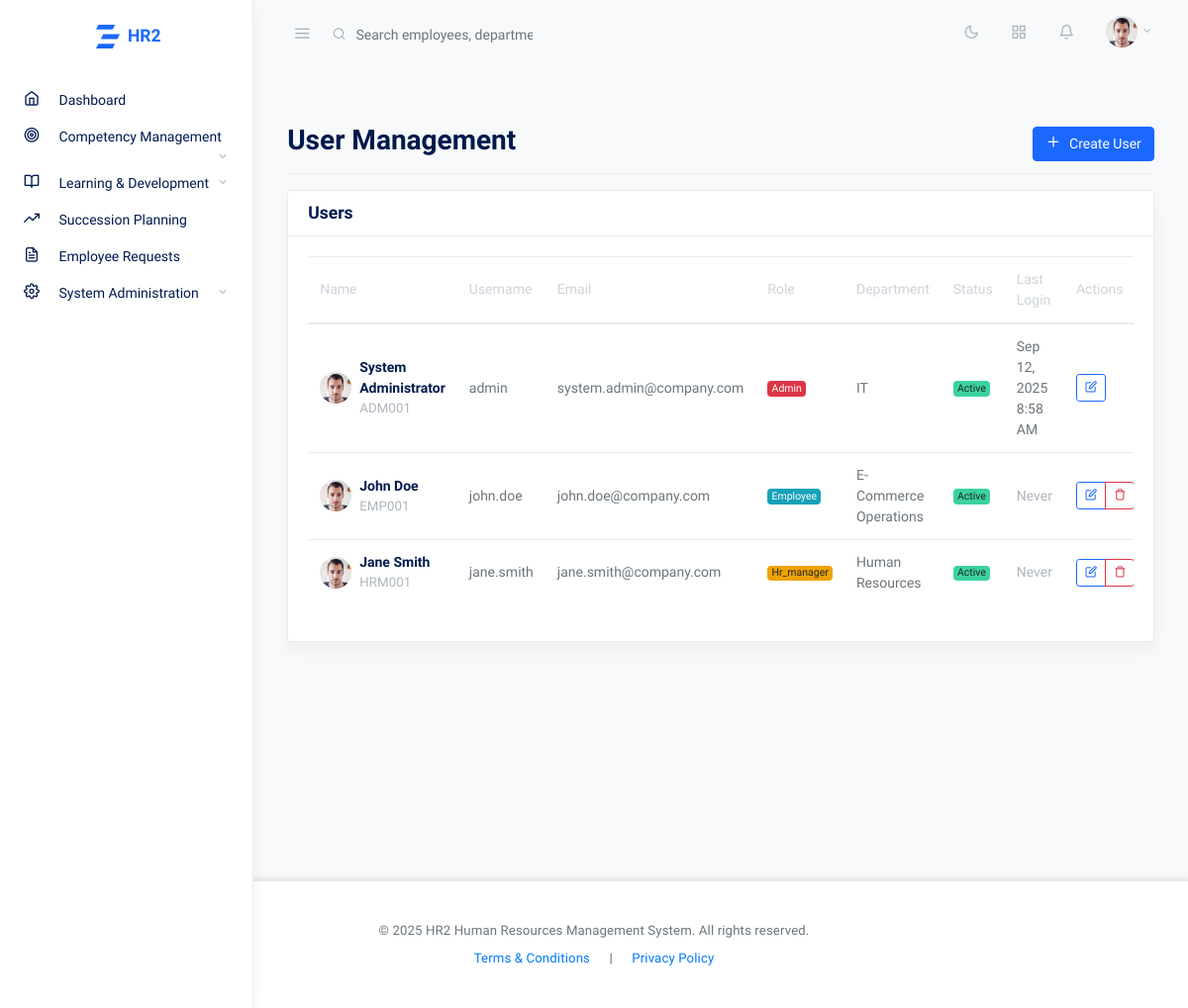
The app's page /index.php?page=user_management (signed in) with its own data.
### tables this page shows
CREATE TABLE `users` (
  `id` int NOT NULL,
  `username` varchar(50) NOT NULL,
  `email` varchar(100) NOT NULL,
  `password_hash` varchar(255) NOT NULL,
  `first_name` varchar(50) NOT NULL,
  `last_name` varchar(50) NOT NULL,
  `role` enum('admin','hr_manager','employee') DEFAULT 'employee',
  `status` enum('active','inactive','terminated') DEFAULT 'active',
  `employee_id` varchar(20) DEFAULT NULL,
  `department` varchar(100) DEFAULT NULL,
  `position` varchar(100) DEFAULT NULL,
  `phone` varchar(20) DEFAULT NULL,
  `hire_date` date DEFAULT NULL,
  `created_at` timestamp NULL DEFAULT CURRENT_TIMESTAMP,
  `updated_at` timestamp NULL DEFAULT CURRENT_TIMESTAMP ON UPDATE CURRENT_TIMESTAMP,
  `last_login` timestamp NULL DEFAULT NULL,
  `login_attempts` int DEFAULT '0',
  `locked_until` timestamp NULL DEFAULT NULL
);

### includes/data/db.php (called while the page is built, shortened)
<?php
class Database {
    private $host = 'localhost';
    private $db_name = 'hr1_system';
    private $username = 'root';
    private $password = '';
    public function getConnection() {
        $this->conn = null;
        try {
            $this->conn = new PDO(
                "mysql:host=" . $this->host . ";dbname=" . $this->db_name . ";charset=utf8",
                $this->username,
                $this->password
            );
            $this->conn->setAttribute(PDO::ATTR_ERRMODE, PDO::ERRMODE_EXCEPTION);
            $this->conn->setAttribute(PDO::ATTR_DEFAULT_FETCH_MODE, PDO::FETCH_ASSOC);
        } catch(PDOException $exception) {
            echo "Connection error: " . $exception->getMessage();
        }
        return $this->conn;
    }
}
function getDB() {
    static $db = null;
    if ($db === null) {
        $database = new Database();
        $db = $database->getConnection();
    }
    return $db;
}
?>

### includes/functions/simple_auth.php (called while the page is built, shortened)
<?php
class SimpleAuth {
    private $db;
    public function __construct() {
        $this->db = getDB();
    }
    public function isLoggedIn() {
        return isset($_SESSION['logged_in']) && $_SESSION['logged_in'] === true;
    }
    public function getCurrentUser() {
        try {
            $stmt = $this->db->prepare("SELECT * FROM users WHERE id = ?");
            $stmt->execute([$_SESSION['user_id']]);
            return $stmt->fetch();
        } catch (PDOException $e) {
            error_log("Get current user error: " . $e->getMessage());
            return null;
        }
    }
    public function getAllUsers($role = null, $status = 'active') {
        try {
            $sql = "SELECT * FROM users";
            $params = [];
            $conditions = [];
            if ($status) {
                $conditions[] = "status = ?";
                $params[] = $status;
            }
            if (!empty($conditions)) {
                $sql .= " WHERE " . implode(" AND ", $conditions);
            }
            $sql .= " ORDER BY last_name, first_name";
            $stmt = $this->db->prepare($sql);
            $stmt->execute($params);
            return $stmt->fetchAll();
        } catch (PDOException $e) {
            error_log("Get all users error: " . $e->getMessage());
            return [];
        }
    }
}
?>

### partials/notification_dropdown_fixed.php (the view, shortened to what this page needs)
<?php
try {
    ?>
    <div class="dropdown">
        <a class="nav-link text-muted my-2" href="#" id="notificationDropdown" aria-haspopup="true" aria-expanded="false" style="position: relative;">
            <span class="fe fe-bell fe-16"></span>
        </a>
    </div>
    <?php
} catch (Exception $e) {
    echo '<a class="nav-link text-muted my-2" href="?page=notifications">
            <span class="fe fe-bell fe-16"></span>
          </a>';
    error_log("Notification widget error: " . $e->getMessage());
}
?>

### pages/user_management.php (shortened to what this page needs)
<?php
require_once 'includes/data/db.php';
require_once 'includes/functions/simple_auth.php';
$auth = new SimpleAuth();
$current_user = $auth->getCurrentUser();
$users = $auth->getAllUsers();
?>
<div class="d-flex justify-content-between flex-wrap flex-md-nowrap align-items-center pt-3 pb-2 mb-3 border-bottom">
    <h1 class="h2">User Management</h1>
    <div class="btn-toolbar mb-2 mb-md-0">
        <button type="button" class="btn btn-primary" data-toggle="modal" data-target="#createUserModal">
            <i class="fe fe-plus fe-16 mr-2"></i>Create User
        </button>
    </div>
</div>
<div class="row">
    <div class="col-12">
        <div class="card shadow">
            <div class="card-header">
                <h5 class="card-title mb-0">Users</h5>
            </div>
            <div class="card-body">
                <div class="table-responsive">
                    <table class="table table-hover">
                        <thead>
                            <tr>
                                <th>Name</th>
                                <th>Username</th>
                                <th>Email</th>
                                <th>Role</th>
                                <th>Department</th>
                                <th>Status</th>
                                <th>Last Login</th>
                                <th>Actions</th>
                            </tr>
                        </thead>
                        <tbody>
                            <?php if (empty($users)): ?>
                                <tr>
                                    <td colspan="8" class="text-center text-muted py-4">
                                        <i class="fe fe-users fe-48 mb-3"></i>
                                        <p>No users found.</p>
                                    </td>
                                </tr>
                            <?php else: ?>
                                <?php foreach ($users as $user): ?>
                                    <tr>
                                        <td>
                                            <div class="d-flex align-items-center">
                                                <img src="assets/images/avatars/face-1.jpg" alt="Avatar" class="rounded-circle mr-2" width="32" height="32">
                                                <div>
                                                    <strong><?php echo htmlspecialchars($user['first_name'] . ' ' . $user['last_name']); ?></strong>
                                                    <div class="text-muted small"><?php echo htmlspecialchars($user['employee_id']); ?></div>
                                                </div>
                                            </div>
                                        </td>
                                        <td><?php echo htmlspecialchars($user['username']); ?></td>
                                        <td><?php echo htmlspecialchars($user['email']); ?></td>
                                        <td>
                                            <span class="badge badge-<?php echo $user['role'] === 'admin' ? 'danger' : ($user['role'] === 'hr_manager' ? 'warning' : 'info'); ?>">
                                                <?php echo ucfirst($user['role']); ?>
                                            </span>
                                        </td>
                                        <td><?php echo htmlspecialchars($user['department']); ?></td>
                                        <td>
                                            <span class="badge badge-<?php echo $user['status'] === 'active' ? 'success' : 'secondary'; ?>">
                                                <?php echo ucfirst($user['status']); ?>
                                            </span>
                                        </td>
                                        <td>
                                            <?php if ($user['last_login']): ?>
                                                <?php echo date('M j, Y g:i A', strtotime($user['last_login'])); ?>
                                            <?php else: ?>
                                                <span class="text-muted">Never</span>
                                            <?php endif; ?>
                                        </td>
                                        <td>
                                            <div class="btn-group" role="group">
                                                <button type="button" class="btn btn-sm btn-outline-primary" onclick="editUser(<?php echo htmlspecialchars(json_encode($user)); ?>)">
                                                    <i class="fe fe-edit fe-14"></i>
                                                </button>
                                                <?php if ($user['id'] != $current_user['id']): ?>
                                                    <button type="button" class="btn btn-sm btn-outline-danger" onclick="deleteUser(<?php echo $user['id']; ?>)">
                                                        <i class="fe fe-trash fe-14"></i>
                                                    </button>
                                                <?php endif; ?>
                                            </div>
                                        </td>
                                    </tr>
                                <?php endforeach; ?>
                            <?php endif; ?>
                        </tbody>
                    </table>
                </div>
            </div>
        </div>
    </div>
</div>

### assets/css/hr-main.css (style rules this page uses)
:root { --primary-color: #007bff; --success-color: #28a745; --warning-color: #ffc107; --danger-color: #dc3545; --info-color: #17a2b8; --light-color: #f8f9fa; --dark-color: #343a40; }
.fade-in { animation: fadeIn 0.5s ease-in; }
.topnav .dropdown { position: relative; z-index: 1000; }

### records on screen
users: first_name+last_name "System Administrator", employee "ADM001", username "admin", email "system.admin@company.com", role "Admin", department "IT", status "Active", last_login "Sep 12, 2025 8:58 AM"
users: first_name+last_name "John Doe", employee "EMP001", username "john.doe", email "john.doe@company.com", role "Employee", department "E-Commerce Operations", status "Active", shows "Never"
users: first_name+last_name "Jane Smith", employee "HRM001", username "jane.smith", email "jane.smith@company.com", role "Hr_manager", department "Human Resources", status "Active", shows "Never"
